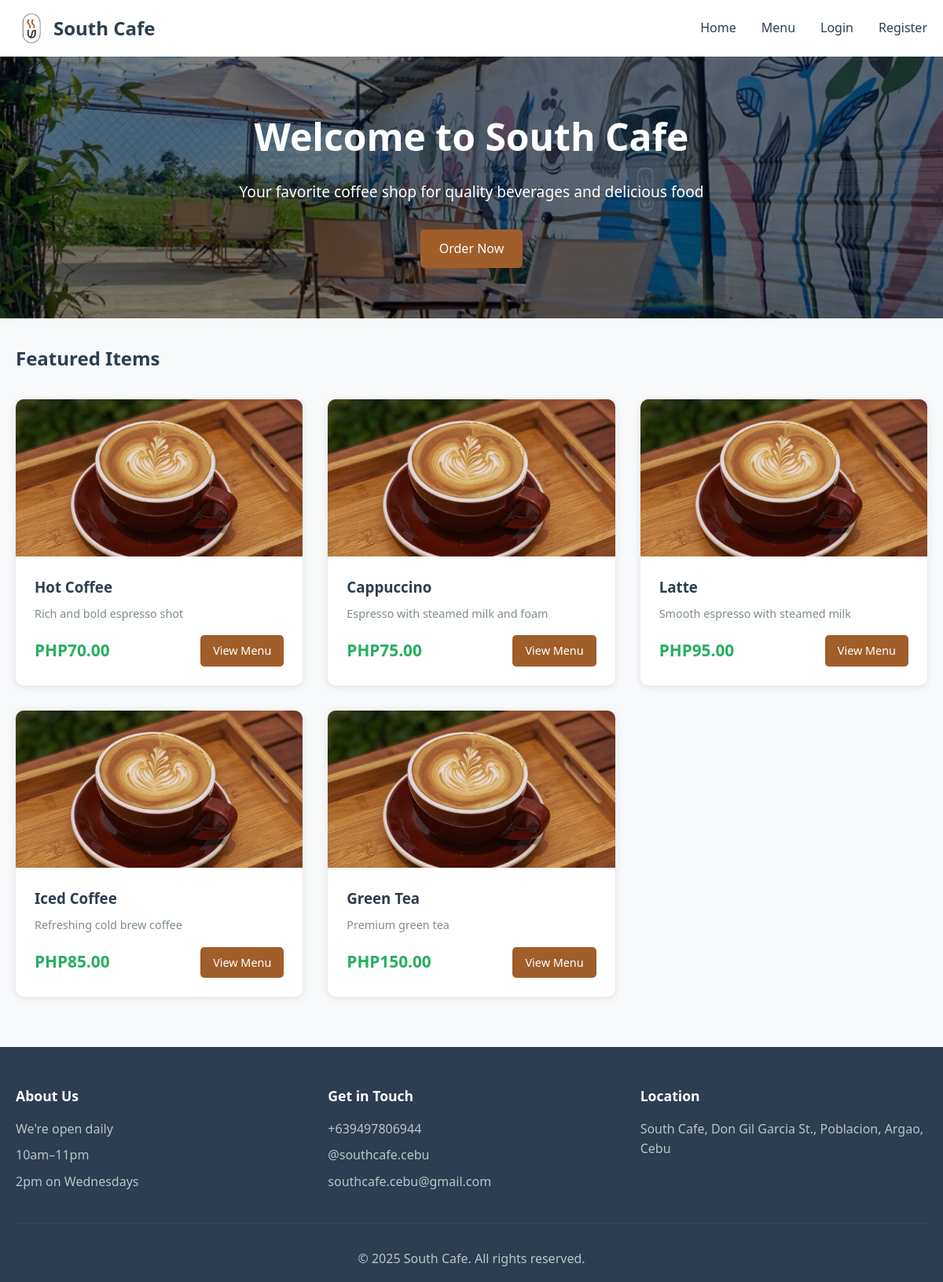
The page / on the database its author committed.
### tables this page shows
CREATE TABLE IF NOT EXISTS products (
    id INT AUTO_INCREMENT PRIMARY KEY,
    name VARCHAR(100) NOT NULL,
    description TEXT,
    price DECIMAL(10, 2) NOT NULL,
    category_id INT,
    image VARCHAR(255),
    available BOOLEAN DEFAULT TRUE,
    created_at TIMESTAMP DEFAULT CURRENT_TIMESTAMP,
    FOREIGN KEY (category_id) REFERENCES categories(id)
);

### index.php (the view, shortened to what this page needs)
<?php
require_once 'config.php';
$query = "SELECT * FROM products WHERE available = 1 ORDER BY created_at DESC LIMIT 5";
$result = mysqli_query($conn, $query);
$featured_products = mysqli_fetch_all($result, MYSQLI_ASSOC);
include 'includes/header.php';
?>
<div class="hero">
    <div class="container">
        <h1>Welcome to South Cafe</h1>
        <p>Your favorite coffee shop for quality beverages and delicious food</p>
        <a href="menu.php" class="btn btn-primary">Order Now</a>
    </div>
</div>
<div class="container">
    <section class="featured-section">
        <h2>Featured Items</h2>
        <div class="product-grid">
            <?php foreach ($featured_products as $product): ?>
                <div class="product-card">
                    <div class="product-image">
                        <img src="images/<?php echo htmlspecialchars($product['image']); ?>"
                             alt="<?php echo htmlspecialchars($product['name']); ?>"
                             onerror="this.src='images/placeholder.jpg'">
                    </div>
                    <div class="product-info">
                        <h3><?php echo htmlspecialchars($product['name']); ?></h3>
                        <p class="product-description"><?php echo htmlspecialchars($product['description']); ?></p>
                        <div class="product-footer">
                            <span class="price">PHP<?php echo number_format($product['price'], 2); ?></span>
                            <a href="menu.php" class="btn btn-small btn-primary">View Menu</a>
                        </div>
                    </div>
                </div>
            <?php endforeach; ?>
        </div>
    </section>
</div>
<?php include 'includes/footer.php'; ?>

### style.css (style rules this page uses)
* { margin: 0; padding: 0; box-sizing: border-box; }
body { font-family: 'Segoe UI', Tahoma, Geneva, Verdana, sans-serif; line-height: 1.6; color: #333; background-color: #f8f9fa; }
.container { max-width: 1200px; margin: 0 auto; padding: 0 20px; }
.hero { background: linear-gradient(rgba(0, 0, 0, 0.5), rgba(0, 0, 0, 0.5)), url('images/home-bg.jpg'); background-size: cover; background-position: center; background-repeat: no-repeat; color: white; padding: 4rem 0; text-align: center; margin-bottom: 2rem; }
.hero h1 { font-size: 3rem; margin-bottom: 1rem; }
.hero p { font-size: 1.2rem; margin-bottom: 2rem; }
.btn { display: inline-block; padding: 0.75rem 1.5rem; border: none; border-radius: 5px; cursor: pointer; text-decoration: none; transition: all 0.3s; font-size: 1rem; }
.btn-primary { background-color: #A05E2A; color: white; }
.btn-small { padding: 0.5rem 1rem; font-size: 0.9rem; }
.product-grid { display: grid; grid-template-columns: repeat(auto-fill, minmax(280px, 1fr)); gap: 2rem; margin: 2rem 0; }
.product-card { background: white; border-radius: 10px; overflow: hidden; box-shadow: 0 2px 10px rgba(0,0,0,0.1); transition: transform 0.3s; }
.product-image { position: relative; height: 200px; overflow: hidden; background-color: #ecf0f1; }
.product-image img { width: 100%; height: 100%; object-fit: cover; }
.product-info { padding: 1.5rem; }
.product-info h3 { margin-bottom: 0.5rem; color: #2c3e50; }
.product-description { color: #7f8c8d; font-size: 0.9rem; margin-bottom: 1rem; }
.product-footer { display: flex; justify-content: space-between; align-items: center; margin-top: 1rem; }
.price { font-size: 1.3rem; font-weight: bold; color: #27ae60; }
.featured-section h2 { margin: 2rem 0 1rem 0; color: #2c3e50; }

### rows shown on the page
products: image (picture), name "Hot Coffee", description "Rich and bold espresso shot", price "70.00"
products: name "Cappuccino", description "Espresso with steamed milk and foam", price "75.00"
products: name "Latte", description "Smooth espresso with steamed milk", price "95.00"
products: name "Iced Coffee", description "Refreshing cold brew coffee", price "85.00"
products: name "Green Tea", description "Premium green tea", price "150.00"
